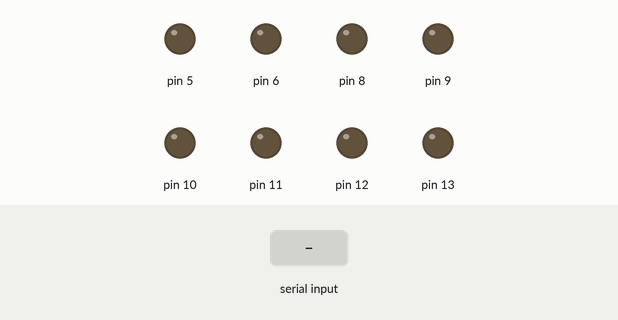
Recording of a sketch running on a simulated Arduino Uno, built with avr-gcc and run on an emulated ATmega328P. On the bench: output pins drawn as LEDs (lit = HIGH). The test bench sets the inputs (shaded band).

Above: at 1.2 s.
1.3 s: "f" received over Serial
At 1.9 s:
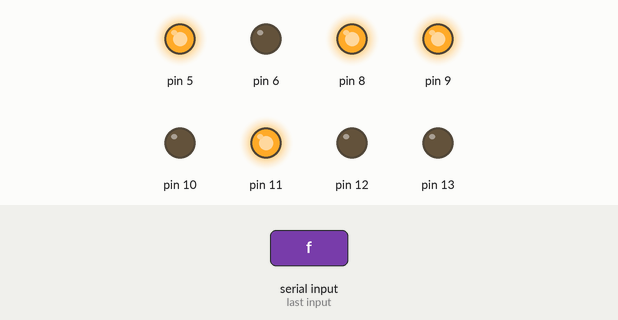
2.8 s: "b" received over Serial
At 4.0 s:
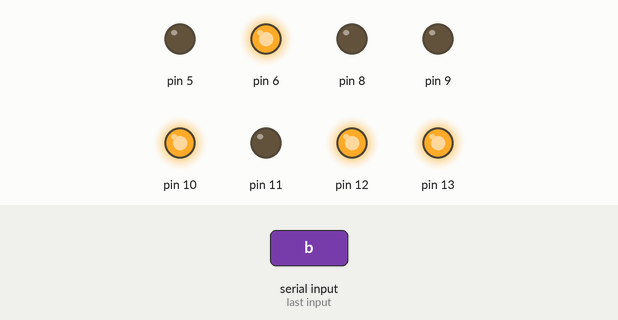
4.3 s: "l" received over Serial
At 5.4 s:
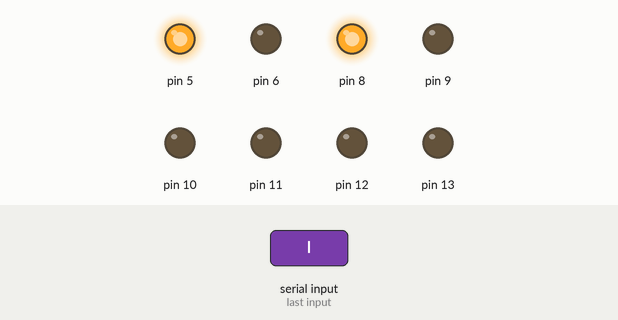
5.8 s: "r" received over Serial
At 6.5 s:
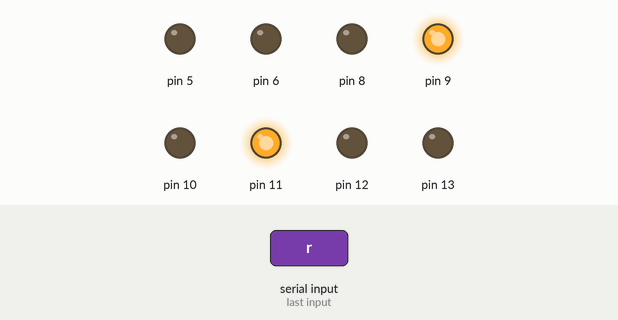
7.3 s: "s" received over Serial
At 7.7 s:
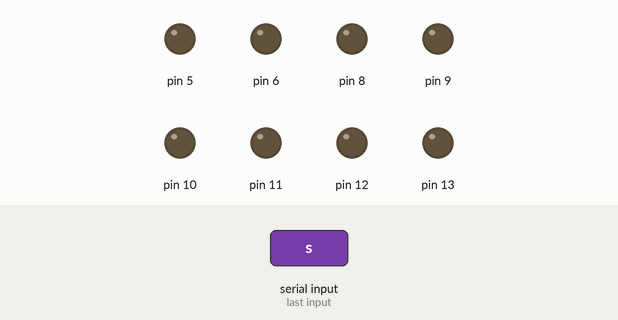
Timing chart, 0 to 9.8 s (numbered marks = the images above; inputs shaded):
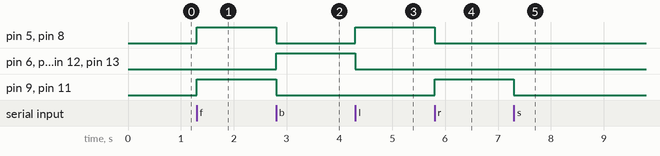

The sketch:

homework__car.ino
```cpp
int led_red = 0; // the red LED is connected to Pin 0 of the Arduino
int led_yellow = 1; // the yellow LED is connected to Pin 1 of the Arduino
int led_green = 2; // the green LED is connected to Pin 2 of the Arduino

void setup() {
  // set up all the LEDs as OUTPUT
  pinMode(5, OUTPUT);
  pinMode(6, OUTPUT);
  pinMode(9, OUTPUT);
  pinMode(10, OUTPUT);
  pinMode(8, OUTPUT);
  pinMode(11, OUTPUT);
  pinMode(12, OUTPUT);
  pinMode(13, OUTPUT);
  Serial.begin(9600);
}
int income=0;
void loop() {
  if(Serial.available()>0)
  {
    income=Serial.read();
    switch(income)
    {
      case 'f':
        forward();
        break;
      case 'b':
        backward();
        break;
      case 'l':
        left();
        break;
      case 'r':
        right();
        break;
      case 's':
        stop();
      break;
    }
  }
}
void forward()
    {
      digitalWrite(5,HIGH);
      digitalWrite(6,LOW);
      digitalWrite(9,HIGH);
      digitalWrite(10,LOW);
      digitalWrite(8,HIGH);
      digitalWrite(11,HIGH);
      digitalWrite(12,LOW);
      digitalWrite(13,LOW);
    }
void backward()
    {
      digitalWrite(5,LOW);
      digitalWrite(6,HIGH);
      digitalWrite(9,LOW);
      digitalWrite(10,HIGH);
      digitalWrite(8,LOW);
      digitalWrite(11,LOW);
      digitalWrite(12,HIGH);
      digitalWrite(13,HIGH);
    }
void left()
    {
      digitalWrite(5,HIGH);
      digitalWrite(6,LOW);
      digitalWrite(9,LOW);
      digitalWrite(10,LOW);
      digitalWrite(8,HIGH);
      digitalWrite(11,LOW);
      digitalWrite(12,LOW);
      digitalWrite(13,LOW);
    }
void right()
    {
      digitalWrite(5,LOW);
      digitalWrite(6,LOW);
      digitalWrite(9,HIGH);
      digitalWrite(10,LOW);
      digitalWrite(8,LOW);
      digitalWrite(11,HIGH);
      digitalWrite(12,LOW);
      digitalWrite(13,LOW);
    }
void stop()
    {
      digitalWrite(5,LOW);
      digitalWrite(6,LOW);
      digitalWrite(9,LOW);
      digitalWrite(10,LOW);
      digitalWrite(8,LOW);
      digitalWrite(11,LOW);
      digitalWrite(12,LOW);
      digitalWrite(13,LOW);
    }
```

Measured:
- after the input at 1.3 s, pin 5, pin 8, pin 9, pin 11: LOW → HIGH at once
- after the input at 2.8 s, pin 5, pin 8, pin 9, pin 11: HIGH → LOW at once; pin 6, pin 10, pin 12, pin 13: LOW → HIGH at once
- after the input at 4.3 s, pin 5, pin 8: LOW → HIGH at once; pin 6, pin 10, pin 12, pin 13: HIGH → LOW at once
- after the input at 5.8 s, pin 5, pin 8: HIGH → LOW at once; pin 9, pin 11: LOW → HIGH at once
- after the input at 7.3 s, pin 9, pin 11: HIGH → LOW at once
